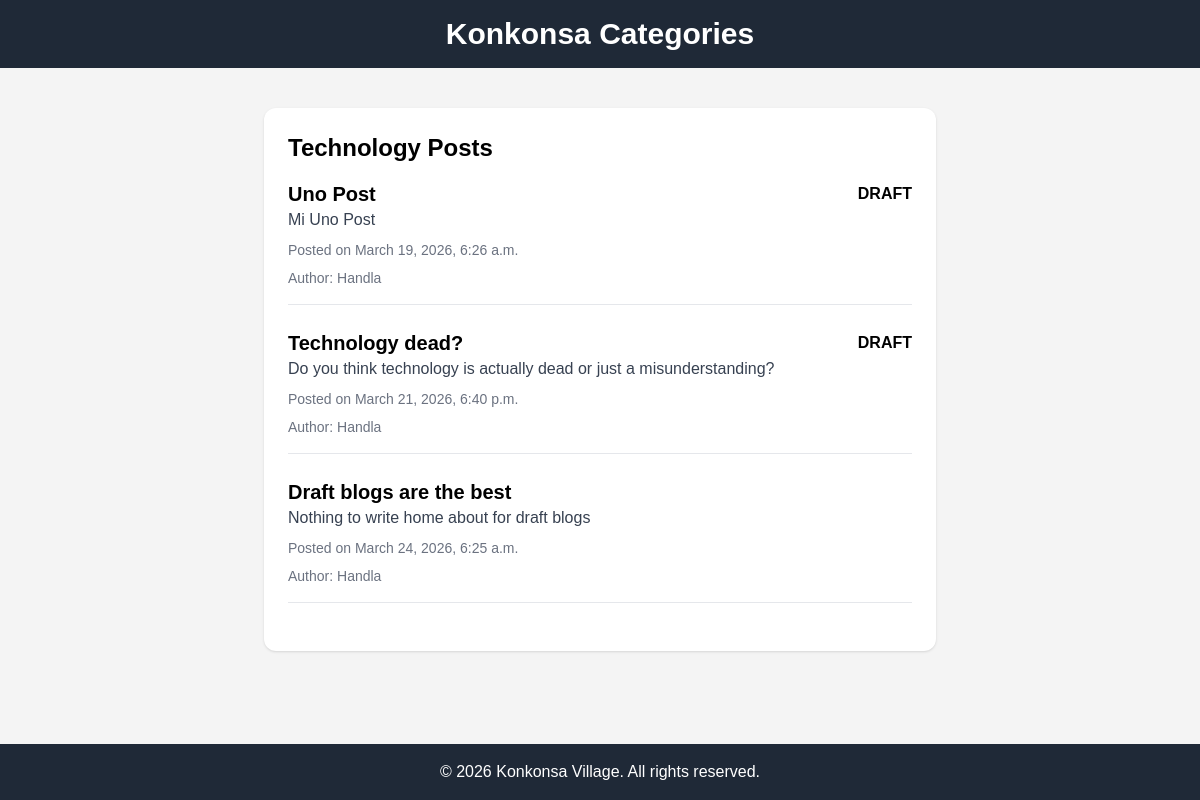
/blog/technology/, run on the app's committed database.
### blog/models.py (models this page shows, shortened)
class Post(models.Model):
    CATEGORY_CHOICES = [
        ('TECHNOLOGY', 'Technology'),
        ('LIFESTYLE', 'Lifestyle'),
        ('TRAVEL', 'Travel'),
        ('FOOD', 'Food'),
    ]
    title = models.CharField(max_length=200)
    author = models.ForeignKey(Author, on_delete=models.CASCADE, default=None)
    content = models.TextField()
    category = models.CharField(max_length=20, choices=CATEGORY_CHOICES, default='TECHNOLOGY')
    created_at = models.DateTimeField(auto_now_add=True)
    is_published = models.BooleanField(default=False)
    is_draft = models.BooleanField(default=True)

class Author(models.Model):
    CATEGORY_CHOICES = [
        ('TECHNOLOGY', 'Technology'),
        ('LIFESTYLE', 'Lifestyle'),
        ('TRAVEL', 'Travel'),
        ('FOOD', 'Food'),
    ]
    name = models.CharField(max_length=100)
    email = models.EmailField()
    category = models.CharField(max_length=20, choices=CATEGORY_CHOICES, default='TECHNOLOGY')
    created_at = models.DateTimeField(auto_now_add=True)

### blog/views.py (the view)
# urls.py: path('technology/', views.technology_posts, name='technology_posts'),
def technology_posts(request):
    posts = Post.objects.filter(category='TECHNOLOGY')
    return render(request, 'blog/technology_posts_page.html', {'posts': posts})

### blog/templates/blog/technology_posts_page.html (shortened to what this page needs)
{% extends "blog/base_categories_page.html" %}  {% block content %}
<div class="max-w-2xl mx-auto mt-10 bg-white p-6 rounded-xl shadow">
  <h1 class="text-2xl font-bold mb-4">Technology Posts</h1>
  {% for post in posts %}
  <div class="mb-6 border-b pb-4">
    <div class="flex items-center justify-between mb-2">
      <h2 class="text-xl font-semibold">{{ post.title }}</h2>
      {% if not post.is_published %}
      <span
        class="inline-block bg-red-100 text-red-800 text-xs font-bold px-2 py-1 rounded"
        >DRAFT</span
      >
      {% endif %}
    </div>
    <p class="text-gray-700">{{ post.content }}</p>
    <p class="text-sm text-gray-500 mt-2">Posted on {{ post.created_at }}</p>
    <p class="text-sm text-gray-500 mt-2">Author: {{ post.author.name }}</p>
  </div>
  {% empty %}
  <p>No technology posts available.</p>
  {% endfor %}
</div>
{% endblock %}

### blog/templates/blog/base_categories_page.html (style rules this page uses)
* { margin: 0; padding: 0; box-sizing: border-box; }
body { font-family: Arial, sans-serif; background-color: #f4f4f4; }

### data on the page
Post: title "Uno Post", is_published "DRAFT", content "Mi Uno Post", created_at "March 19, 2026, 6:26 a.m.", author.name "Handla"
Post: title "Technology dead?", is_published "DRAFT", content "Do you think technology is actually dead or just a misunderstanding?", created_at "March 21, 2026, 6:40 p.m.", author.name "Handla"
Post: title "Draft blogs are the best", content "Nothing to write home about for draft blogs", created_at "March 24, 2026, 6:25 a.m.", author.name "Handla"
